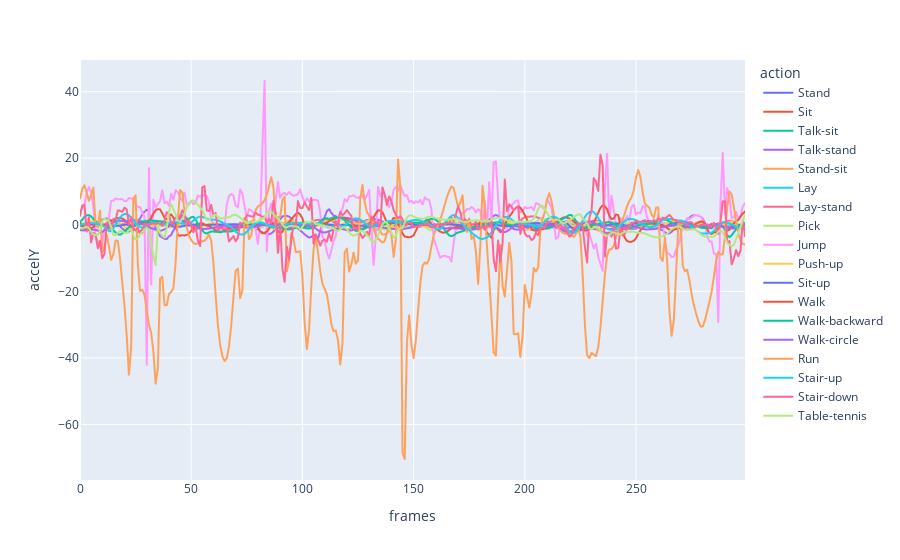

Notebook code cell kept with this figure:
### Code cell
accelx_df = sampled_df.loc[:, ['accelY', 'ID', 'action']]
accelx_df = accelx_df.explode('accelY')
accelx_df['frames'] = np.array([range(300),]*18).reshape((-1))
accelx_df.head()

plt.figure(figsize=(10, 6))
fig = px.line(accelx_df, x='frames', y='accelY', color='action')
fig.show()

### Figure 1 — Plotly figure (JSON) as saved in the notebook; plotly's stock layout.template omitted (floating-point values rounded to 4 significant figures; data arrays with more than 128 entries replaced by an {"elided": "..."} marker saying what was removed)
{"data": [{"hovertemplate": "action=Stand<br>frames=%{x}<br>accelY=%{y}<extra></extra>", "legendgroup": "Stand", "line": {"color": "#636efa", "dash": "solid"}, "marker": {"symbol": "circle"}, "mode": "lines", "name": "Stand", "showlegend": true, "type": "scattergl", "x": {"elided": "300 int values"}, "xaxis": "x", "y": {"elided": "300 float values"}, "yaxis": "y"}, {"hovertemplate": "action=Sit<br>frames=%{x}<br>accelY=%{y}<extra></extra>", "legendgroup": "Sit", "line": {"color": "#EF553B", "dash": "solid"}, "marker": {"symbol": "circle"}, "mode": "lines", "name": "Sit", "showlegend": true, "type": "scattergl", "x": {"elided": "300 int values"}, "xaxis": "x", "y": {"elided": "300 float values"}, "yaxis": "y"}, {"hovertemplate": "action=Talk-sit<br>frames=%{x}<br>accelY=%{y}<extra></extra>", "legendgroup": "Talk-sit", "line": {"color": "#00cc96", "dash": "solid"}, "marker": {"symbol": "circle"}, "mode": "lines", "name": "Talk-sit", "showlegend": true, "type": "scattergl", "x": {"elided": "300 int values"}, "xaxis": "x", "y": {"elided": "300 float values"}, "yaxis": "y"}, {"hovertemplate": "action=Talk-stand<br>frames=%{x}<br>accelY=%{y}<extra></extra>", "legendgroup": "Talk-stand", "line": {"color": "#ab63fa", "dash": "solid"}, "marker": {"symbol": "circle"}, "mode": "lines", "name": "Talk-stand", "showlegend": true, "type": "scattergl", "x": {"elided": "300 int values"}, "xaxis": "x", "y": {"elided": "300 float values"}, "yaxis": "y"}, {"hovertemplate": "action=Stand-sit<br>frames=%{x}<br>accelY=%{y}<extra></extra>", "legendgroup": "Stand-sit", "line": {"color": "#FFA15A", "dash": "solid"}, "marker": {"symbol": "circle"}, "mode": "lines", "name": "Stand-sit", "showlegend": true, "type": "scattergl", "x": {"elided": "300 int values"}, "xaxis": "x", "y": {"elided": "300 float values"}, "yaxis": "y"}, {"hovertemplate": "action=Lay<br>frames=%{x}<br>accelY=%{y}<extra></extra>", "legendgroup": "Lay", "line": {"color": "#19d3f3", "dash": "solid"}, "marker": {"symbol": "circle"}, "mode": "lines", "name": "Lay", "showlegend": true, "type": "scattergl", "x": {"elided": "300 int values"}, "xaxis": "x", "y": {"elided": "300 float values"}, "yaxis": "y"}, {"hovertemplate": "action=Lay-stand<br>frames=%{x}<br>accelY=%{y}<extra></extra>", "legendgroup": "Lay-stand", "line": {"color": "#FF6692", "dash": "solid"}, "marker": {"symbol": "circle"}, "mode": "lines", "name": "Lay-stand", "showlegend": true, "type": "scattergl", "x": {"elided": "300 int values"}, "xaxis": "x", "y": {"elided": "300 float values"}, "yaxis": "y"}, {"hovertemplate": "action=Pick<br>frames=%{x}<br>accelY=%{y}<extra></extra>", "legendgroup": "Pick", "line": {"color": "#B6E880", "dash": "solid"}, "marker": {"symbol": "circle"}, "mode": "lines", "name": "Pick", "showlegend": true, "type": "scattergl", "x": {"elided": "300 int values"}, "xaxis": "x", "y": {"elided": "300 float values"}, "yaxis": "y"}, {"hovertemplate": "action=Jump<br>frames=%{x}<br>accelY=%{y}<extra></extra>", "legendgroup": "Jump", "line": {"color": "#FF97FF", "dash": "solid"}, "marker": {"symbol": "circle"}, "mode": "lines", "name": "Jump", "showlegend": true, "type": "scattergl", "x": {"elided": "300 int values"}, "xaxis": "x", "y": {"elided": "300 float values"}, "yaxis": "y"}, {"hovertemplate": "action=Push-up<br>frames=%{x}<br>accelY=%{y}<extra></extra>", "legendgroup": "Push-up", "line": {"color": "#FECB52", "dash": "solid"}, "marker": {"symbol": "circle"}, "mode": "lines", "name": "Push-up", "showlegend": true, "type": "scattergl", "x": {"elided": "300 int values"}, "xaxis": "x", "y": {"elided": "300 float values"}, "yaxis": "y"}, {"hovertemplate": "action=Sit-up<br>frames=%{x}<br>accelY=%{y}<extra></extra>", "legendgroup": "Sit-up", "line": {"color": "#636efa", "dash": "solid"}, "marker": {"symbol": "circle"}, "mode": "lines", "name": "Sit-up", "showlegend": true, "type": "scattergl", "x": {"elided": "300 int values"}, "xaxis": "x", "y": {"elided": "300 float values"}, "yaxis": "y"}, {"hovertemplate": "action=Walk<br>frames=%{x}<br>accelY=%{y}<extra></extra>", "legendgroup": "Walk", "line": {"color": "#EF553B", "dash": "solid"}, "marker": {"symbol": "circle"}, "mode": "lines", "name": "Walk", "showlegend": true, "type": "scattergl", "x": {"elided": "300 int values"}, "xaxis": "x", "y": {"elided": "300 float values"}, "yaxis": "y"}, {"hovertemplate": "action=Walk-backward<br>frames=%{x}<br>accelY=%{y}<extra></extra>", "legendgroup": "Walk-backward", "line": {"color": "#00cc96", "dash": "solid"}, "marker": {"symbol": "circle"}, "mode": "lines", "name": "Walk-backward", "showlegend": true, "type": "scattergl", "x": {"elided": "300 int values"}, "xaxis": "x", "y": {"elided": "300 float values"}, "yaxis": "y"}, {"hovertemplate": "action=Walk-circle<br>frames=%{x}<br>accelY=%{y}<extra></extra>", "legendgroup": "Walk-circle", "line": {"color": "#ab63fa", "dash": "solid"}, "marker": {"symbol": "circle"}, "mode": "lines", "name": "Walk-circle", "showlegend": true, "type": "scattergl", "x": {"elided": "300 int values"}, "xaxis": "x", "y": {"elided": "300 float values"}, "yaxis": "y"}, {"hovertemplate": "action=Run<br>frames=%{x}<br>accelY=%{y}<extra></extra>", "legendgroup": "Run", "line": {"color": "#FFA15A", "dash": "solid"}, "marker": {"symbol": "circle"}, "mode": "lines", "name": "Run", "showlegend": true, "type": "scattergl", "x": {"elided": "300 int values"}, "xaxis": "x", "y": {"elided": "300 float values"}, "yaxis": "y"}, {"hovertemplate": "action=Stair-up<br>frames=%{x}<br>accelY=%{y}<extra></extra>", "legendgroup": "Stair-up", "line": {"color": "#19d3f3", "dash": "solid"}, "marker": {"symbol": "circle"}, "mode": "lines", "name": "Stair-up", "showlegend": true, "type": "scattergl", "x": {"elided": "300 int values"}, "xaxis": "x", "y": {"elided": "300 float values"}, "yaxis": "y"}, {"hovertemplate": "action=Stair-down<br>frames=%{x}<br>accelY=%{y}<extra></extra>", "legendgroup": "Stair-down", "line": {"color": "#FF6692", "dash": "solid"}, "marker": {"symbol": "circle"}, "mode": "lines", "name": "Stair-down", "showlegend": true, "type": "scattergl", "x": {"elided": "300 int values"}, "xaxis": "x", "y": {"elided": "300 float values"}, "yaxis": "y"}, {"hovertemplate": "action=Table-tennis<br>frames=%{x}<br>accelY=%{y}<extra></extra>", "legendgroup": "Table-tennis", "line": {"color": "#B6E880", "dash": "solid"}, "marker": {"symbol": "circle"}, "mode": "lines", "name": "Table-tennis", "showlegend": true, "type": "scattergl", "x": {"elided": "300 int values"}, "xaxis": "x", "y": {"elided": "300 float values"}, "yaxis": "y"}], "layout": {"legend": {"title": {"text": "action"}, "tracegroupgap": 0}, "margin": {"t": 60}, "xaxis": {"anchor": "y", "domain": [0, 1], "title": {"text": "frames"}}, "yaxis": {"anchor": "x", "domain": [0, 1], "title": {"text": "accelY"}}}}
